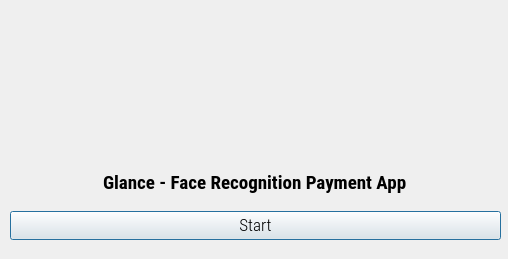
<?xml version="1.0" encoding="UTF-8"?>
<ui version="4.0">
 <class>Dialog</class>
 <widget class="QDialog" name="Dialog">
  <property name="geometry">
   <rect>
    <x>0</x>
    <y>0</y>
    <width>508</width>
    <height>259</height>
   </rect>
  </property>
  <property name="minimumSize">
   <size>
    <width>508</width>
    <height>259</height>
   </size>
  </property>
  <property name="maximumSize">
   <size>
    <width>508</width>
    <height>259</height>
   </size>
  </property>
  <property name="windowTitle">
   <string>Glance - Facial Recognition Payment App</string>
  </property>
  <property name="windowIcon">
   <iconset resource="resource.qrc">
    <normaloff>:/icon/icon.png</normaloff>:/icon/icon.png</iconset>
  </property>
  <widget class="QLabel" name="logolabel">
   <property name="geometry">
    <rect>
     <x>0</x>
     <y>0</y>
     <width>500</width>
     <height>133</height>
    </rect>
   </property>
   <property name="text">
    <string/>
   </property>
   <property name="pixmap">
    <pixmap resource="resource.qrc">:/logo/logo.png</pixmap>
   </property>
  </widget>
  <widget class="QWidget" name="verticalLayoutWidget">
   <property name="geometry">
    <rect>
     <x>10</x>
     <y>160</y>
     <width>491</width>
     <height>80</height>
    </rect>
   </property>
   <layout class="QVBoxLayout" name="verticalLayout">
    <item>
     <layout class="QHBoxLayout" name="horizontalLayout">
      <item alignment="Qt::AlignHCenter">
       <widget class="QLabel" name="filelabel">
        <property name="font">
         <font>
          <family>Roboto Condensed</family>
          <pointsize>14</pointsize>
          <weight>75</weight>
          <bold>true</bold>
         </font>
        </property>
        <property name="text">
         <string>Glance - Face Recognition Payment App</string>
        </property>
       </widget>
      </item>
     </layout>
    </item>
    <item>
     <widget class="QPushButton" name="runButton">
      <property name="font">
       <font>
        <family>Roboto Condensed Light</family>
        <pointsize>13</pointsize>
       </font>
      </property>
      <property name="text">
       <string>Start</string>
      </property>
     </widget>
    </item>
   </layout>
  </widget>
 </widget>
 <resources>
  <include location="resource.qrc"/>
 </resources>
 <connections/>
</ui>
